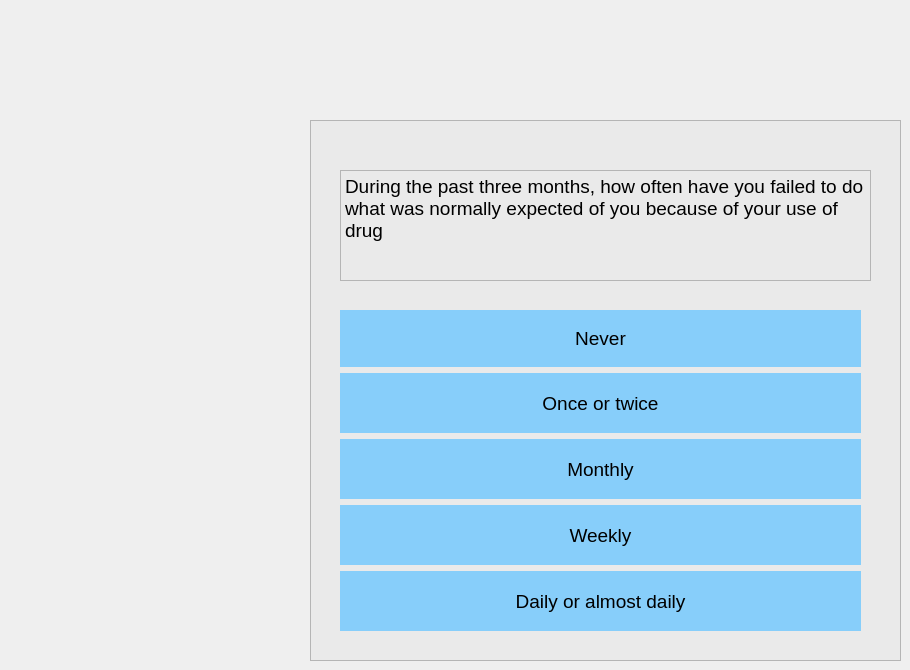
   <widget class="QWidget" name="page_4">
    <widget class="QFrame" name="frame_4">
     <property name="geometry">
      <rect>
       <x>310</x>
       <y>120</y>
       <width>591</width>
       <height>541</height>
      </rect>
     </property>
     <property name="styleSheet">
      <string notr="true">background:rgb(234, 234, 234)</string>
     </property>
     <property name="frameShape">
      <enum>QFrame::StyledPanel</enum>
     </property>
     <property name="frameShadow">
      <enum>QFrame::Raised</enum>
     </property>
     <widget class="QWidget" name="verticalLayoutWidget_4">
      <property name="geometry">
       <rect>
        <x>30</x>
        <y>190</y>
        <width>521</width>
        <height>321</height>
       </rect>
      </property>
      <layout class="QVBoxLayout" name="verticalLayout_4">
       <item>
        <widget class="QPushButton" name="Button_4_S_0">
         <property name="minimumSize">
          <size>
           <width>0</width>
           <height>50</height>
          </size>
         </property>
         <property name="maximumSize">
          <size>
           <width>16777215</width>
           <height>16777214</height>
          </size>
         </property>
         <property name="font">
          <font>
           <pointsize>14</pointsize>
          </font>
         </property>
         <property name="styleSheet">
          <string notr="true">QPushButton
{

border-radius:0px;
background:  	#87CEFA;
}

QPushButton:hover
{

border-radius:0px;
background:  	#F0F8FF;
}</string>
         </property>
         <property name="text">
          <string>Never</string>
         </property>
        </widget>
       </item>
       <item>
        <widget class="QPushButton" name="Button_4_S_2">
         <property name="minimumSize">
          <size>
           <width>0</width>
           <height>60</height>
          </size>
         </property>
         <property name="font">
          <font>
           <pointsize>14</pointsize>
          </font>
         </property>
         <property name="styleSheet">
          <string notr="true">QPushButton
{

border-radius:0px;
background:  	#87CEFA;
}

QPushButton:hover
{

border-radius:0px;
background:  	#F0F8FF;
}</string>
         </property>
         <property name="text">
          <string>Once or twice</string>
         </property>
        </widget>
       </item>
       <item>
        <widget class="QPushButton" name="Button_4_S_3">
         <property name="minimumSize">
          <size>
           <width>0</width>
           <height>60</height>
          </size>
         </property>
         <property name="font">
          <font>
           <pointsize>14</pointsize>
          </font>
         </property>
         <property name="styleSheet">
          <string notr="true">QPushButton
{

border-radius:0px;
background:  	#87CEFA;
}

QPushButton:hover
{

border-radius:0px;
background:  	#F0F8FF;
}</string>
         </property>
         <property name="text">
          <string>Monthly</string>
         </property>
        </widget>
       </item>
       <item>
        <widget class="QPushButton" name="Button_4_S_4">
         <property name="minimumSize">
          <size>
           <width>0</width>
           <height>60</height>
          </size>
         </property>
         <property name="font">
          <font>
           <pointsize>14</pointsize>
          </font>
         </property>
         <property name="styleSheet">
          <string notr="true">QPushButton
{

border-radius:0px;
background:  	#87CEFA;
}

QPushButton:hover
{

border-radius:0px;
background:  	#F0F8FF;
}</string>
         </property>
         <property name="text">
          <string>Weekly</string>
         </property>
        </widget>
       </item>
       <item>
        <widget class="QPushButton" name="Button_4_S_6">
         <property name="minimumSize">
          <size>
           <width>0</width>
           <height>60</height>
          </size>
         </property>
         <property name="font">
          <font>
           <pointsize>14</pointsize>
          </font>
         </property>
         <property name="styleSheet">
          <string notr="true">QPushButton
{

border-radius:0px;
background:  	#87CEFA;
}

QPushButton:hover
{

border-radius:0px;
background:  	#F0F8FF;
}</string>
         </property>
         <property name="text">
          <string>Daily or almost daily</string>
         </property>
        </widget>
       </item>
      </layout>
     </widget>
     <widget class="QTextBrowser" name="textBrowser_6">
      <property name="geometry">
       <rect>
        <x>30</x>
        <y>50</y>
        <width>531</width>
        <height>111</height>
       </rect>
      </property>
      <property name="html">
       <string>&lt;!DOCTYPE HTML PUBLIC &quot;-//W3C//DTD HTML 4.0//EN&quot; &quot;http://www.w3.org/TR/REC-html40/strict.dtd&quot;&gt;
&lt;html&gt;&lt;head&gt;&lt;meta name=&quot;qrichtext&quot; content=&quot;1&quot; /&gt;&lt;meta charset=&quot;utf-8&quot; /&gt;&lt;style type=&quot;text/css&quot;&gt;
p, li { white-space: pre-wrap; }
&lt;/style&gt;&lt;/head&gt;&lt;body style=&quot; font-family:'Segoe UI'; font-size:9pt; font-weight:400; font-style:normal;&quot;&gt;
&lt;p style=&quot; margin-top:0px; margin-bottom:0px; margin-left:0px; margin-right:0px; -qt-block-indent:0; text-indent:0px;&quot;&gt;&lt;span style=&quot; font-size:14pt;&quot;&gt;During the past three months, how often have you failed to do what was normally expected of you because of your use of drug&lt;/span&gt;&lt;/p&gt;&lt;/body&gt;&lt;/html&gt;</string>
      </property>
     </widget>
    </widget>
   </widget>
